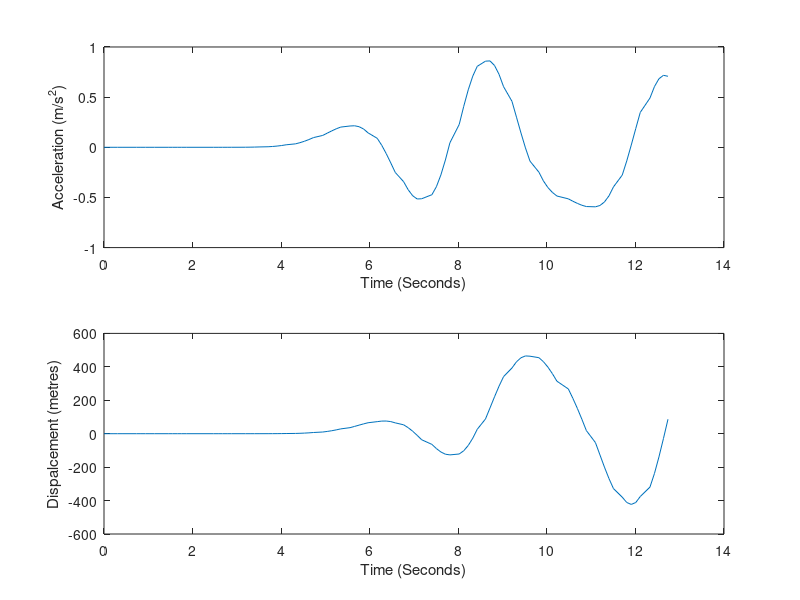

The MATLAB script that drew this image:
clear all
close all
clc

% acc = [10 10 10 10 9.95 9 9.3 9.8 9.8 9.7 10 9.95 10.35 10.55 10.15 10.05 10.75 11.05 11.05 11 10.5 10.75 10.65 11.15 10.4 9.7 10 9.9 10 9.9 9.9 9.75 9.95 9.95 9.95 9.65 9.55 9.25 9.2 9.5 9.85 10.3 10.55 10.15 10.55 10.6 10.75 10.4 10.45 10.95 11.35 11.15 10.55 11 10.4 9.55 9.8 9.6 9.55 9.55 9.7 9.85 9.95 10 9.55 9.95 9.95 9.6 9.05 8.9 9.55 9.75 9.95 10.3 10.45 11 11 11.05 11.15 11.4 11.15 10.85 11.15 10.25 10.2 9.65 9.25 9.65 9.6 9.8 8.6 9.9 9.95 10 9.95 9.95 9.95 10 9.95 10]
acc = [9.8 9.8 9.8 9.8 9.8 9.75 9.8 9.8 9.7 9.85 8.25 9.4 10 11.1 11 10.85 11.45 11.65 10.3 10.05 10.2 9.9 9.95 9.65 9.1 8.35 9.9 10.45 9.3 9.75 9.35 9.8 10.05 9.9 9.75 9.1 8.25 8.9 9.7 9.8 10.5 10.25 10.15 10.3 10.8 10.85 10.65 10.7 11 10.8 10.65 10.65 10.4 10.75 10 9.95 9.6 9.7 10.1 9.15 9.35 9.7 9.55 10 9.65 9.85 9.9 9.55 9.65 9.7 9.4 9.65 9.75 9.65 9.9 10.05 9.85 9.65 9.6 10 10.55 10.8 10.9 11.05 11.5 11.1 10.4 10.5 10.4 10.45 10.25 9.2 9.6 10.65 9.95 7.85 10.5 9.65 9.75 9.8]
acc_m = mean(acc, "all");
acc = acc - acc_m;
acc = -1*acc;

% time = [13.097 13.199 13.301 13.402 13.504 14.147 14.249 14.351 14.453 14.555 14.731 14.833 14.935 15.036 15.138 15.518 15.62 15.722 15.824 15.925 16.121 16.223 16.325 16.427 16.529 17.536 17.638 17.74 17.841 17.943 18.095 18.197 18.299 18.4 18.502 18.654 18.756 18.858 18.96 19.062 19.414 19.516 19.618 19.72 19.822 19.99 20.092 20.194 20.296 20.398 20.574 20.676 20.778 20.879 20.981 21.158 21.26 21.362 21.464 21.566 21.742 21.844 21.945 22.047 22.149 22.362 22.464 22.566 22.668 22.769 22.947 23.049 23.15 23.252 23.356 23.534 23.635 23.737 23.839 23.941 24.141 24.243 24.345 24.447 24.548 24.761 24.863 24.964 25.066 25.168 25.371 25.473 25.575 25.677 25.778 25.978 26.079 26.181 26.283 26.385]
time = [14.773 14.875 14.977 15.078 15.18 15.505 15.607 15.709 15.811 15.912 16.223 16.325 16.427 16.528 16.63 17.248 17.35 17.452 17.554 17.655 17.867 17.969 18.071 18.173 18.274 18.478 18.58 18.682 18.784 18.886 19.096 19.198 19.3 19.401 19.503 19.711 19.813 19.915 20.017 20.118 20.329 20.431 20.533 20.635 20.736 20.943 21.045 21.146 21.248 21.35 21.538 21.641 21.743 21.844 21.946 22.177 22.279 22.38 22.482 22.584 22.794 22.896 22.998 23.1 23.201 23.387 23.489 23.591 23.693 23.795 23.985 24.087 24.189 24.29 24.392 24.593 24.695 24.796 24.898 25 25.258 25.36 25.462 25.563 25.665 25.87 25.972 26.073 26.175 26.277 26.475 26.577 26.679 26.781 26.882 27.101 27.203 27.304 27.406 27.508];
%time = [0.2:0.2:length(acc)/5];
%time_m = mean(time, "all")
%time = time - time_m
time = time - time(1);

fs = 10;
fc = 0.6;
order = 20;

[B,A] = butter(order,fc/(fs/2),'low');
a_filtr = filter(B,A,acc);
acc = a_filtr;

figure(1)
subplot(2,1,1);
plot(time,acc);
ylabel("Acceleration (m/s^2)");
xlabel("Time (Seconds)");

u = zeros(1, length(acc)+1);
S = zeros(1, length(acc));

for i = 1 : length(acc)
    u(i+1) = u(i) + (acc(i)*time(i));
    S(i)= u(i)*time(i) + (acc(i)*(time(i)^2))/2;
end

subplot(2,1,2);
plot(time,S);
ylabel('Dispalcement (metres)');
xlabel('Time (Seconds)');